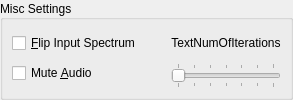
          <widget class="QGroupBox" name="GroupBoxMiscSettings">
           <property name="sizePolicy">
            <sizepolicy hsizetype="Minimum" vsizetype="Minimum">
             <horstretch>0</horstretch>
             <verstretch>0</verstretch>
            </sizepolicy>
           </property>
           <property name="title">
            <string>Misc Settings</string>
           </property>
           <property name="alignment">
            <set>Qt::AlignLeading|Qt::AlignLeft|Qt::AlignVCenter</set>
           </property>
           <layout class="QHBoxLayout" name="_23">
            <property name="spacing">
             <number>30</number>
            </property>
            <property name="margin">
             <number>9</number>
            </property>
            <item>
             <layout class="QVBoxLayout" name="_24">
              <property name="spacing">
               <number>6</number>
              </property>
              <property name="margin">
               <number>0</number>
              </property>
              <item>
               <widget class="QCheckBox" name="CheckBoxFlipSpec">
                <property name="text">
                 <string>&amp;Flip Input Spectrum</string>
                </property>
               </widget>
              </item>
              <item>
               <widget class="QCheckBox" name="CheckBoxMuteAudio">
                <property name="text">
                 <string>Mute &amp;Audio</string>
                </property>
               </widget>
              </item>
             </layout>
            </item>
            <item>
             <layout class="QVBoxLayout" name="_25">
              <property name="spacing">
               <number>6</number>
              </property>
              <property name="margin">
               <number>0</number>
              </property>
              <item>
               <widget class="QLabel" name="TextNumOfIterations">
                <property name="sizePolicy">
                 <sizepolicy hsizetype="Minimum" vsizetype="Minimum">
                  <horstretch>0</horstretch>
                  <verstretch>0</verstretch>
                 </sizepolicy>
                </property>
                <property name="text">
                 <string>TextNumOfIterations</string>
                </property>
                <property name="alignment">
                 <set>Qt::AlignCenter</set>
                </property>
                <property name="wordWrap">
                 <bool>false</bool>
                </property>
               </widget>
              </item>
              <item>
               <widget class="QSlider" name="SliderNoOfIterations">
                <property name="sizePolicy">
                 <sizepolicy hsizetype="Expanding" vsizetype="Fixed">
                  <horstretch>0</horstretch>
                  <verstretch>0</verstretch>
                 </sizepolicy>
                </property>
                <property name="minimumSize">
                 <size>
                  <width>100</width>
                  <height>0</height>
                 </size>
                </property>
                <property name="maximum">
                 <number>6</number>
                </property>
                <property name="pageStep">
                 <number>1</number>
                </property>
                <property name="orientation">
                 <enum>Qt::Horizontal</enum>
                </property>
                <property name="tickPosition">
                 <enum>QSlider::TicksBothSides</enum>
                </property>
               </widget>
              </item>
             </layout>
            </item>
           </layout>
          </widget>
